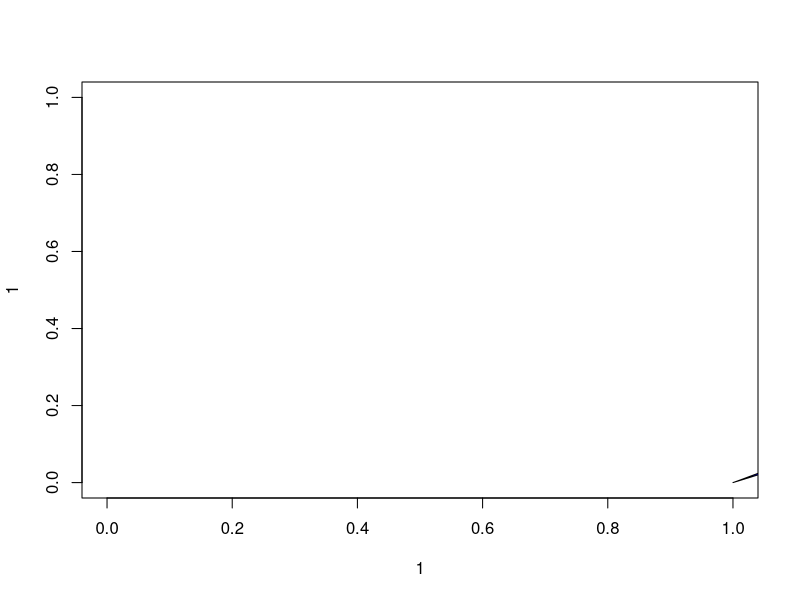
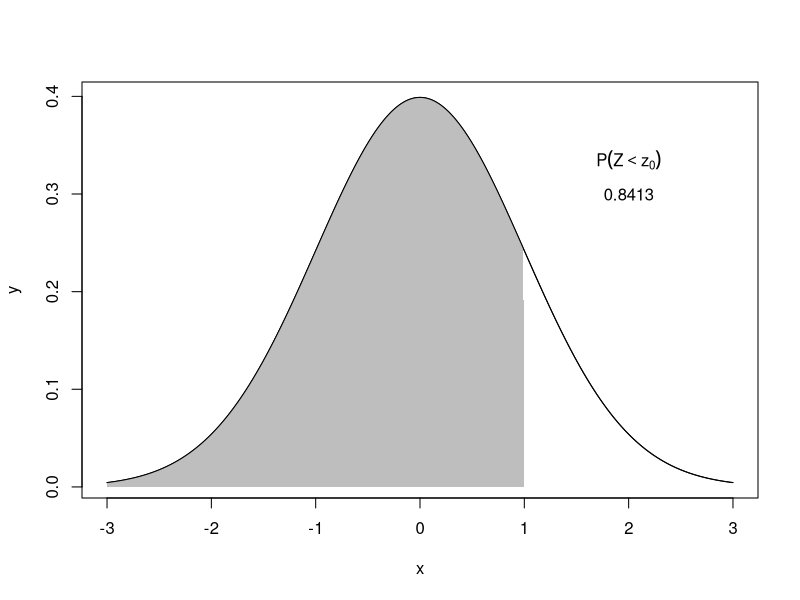

These figures' R source, in order:
plot(1,1,ylim=c(0,1),
     xlim=c(0,1),pch=NA)
polygon(x=c(0,0.6,1),
        col='blue')

#x=sample(seq(-3,3,0.01)) #amaranhado
x=seq(-3,3,0.01)
y=dnorm(x)
plot(x,y,type="l")
x0=1
yo=dnorm(x0)
polygon(x=c(x[1],x[x<x0],x0),
        y=c(0,y[x<x0],0),
        col = "gray",
        border=NA)

lines(x,y,type="l")
text(2,0.335,expression(P(Z<z[0])))
text(2,0.3,round(pnorm(x0),4))